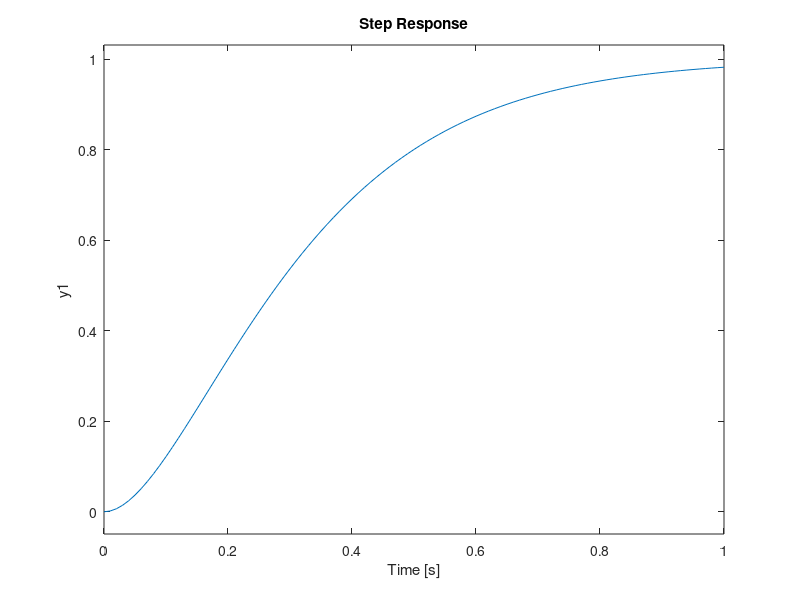
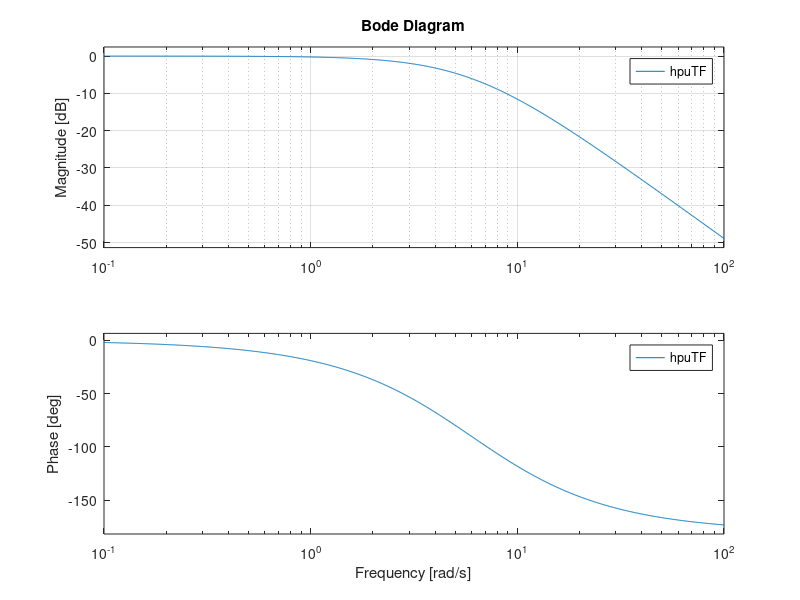

Recreate these plots in MATLAB, in order.
clc; clear; close all;

%HPU
omega_hpu = 6; %[rad/s], natural frequency
zeta_hpu = 1; %[-] damping 
K = 1;%constant SET AS 1. 

s = tf('s');

hpuTF = K*omega_hpu^2/(s^2+2*s*zeta_hpu*omega_hpu+omega_hpu^2);

step(hpuTF) 
grid 

figure

bode(hpuTF)

grid
